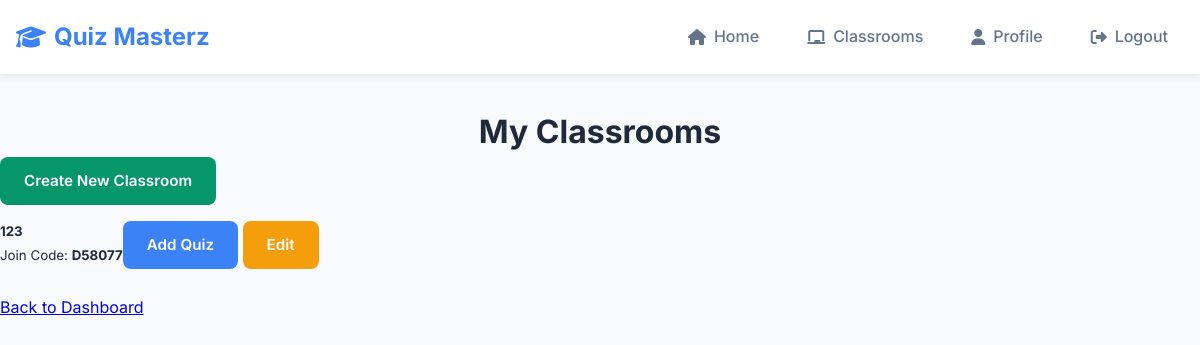
Page /teacher/classrooms (signed in) on the earlier database version.
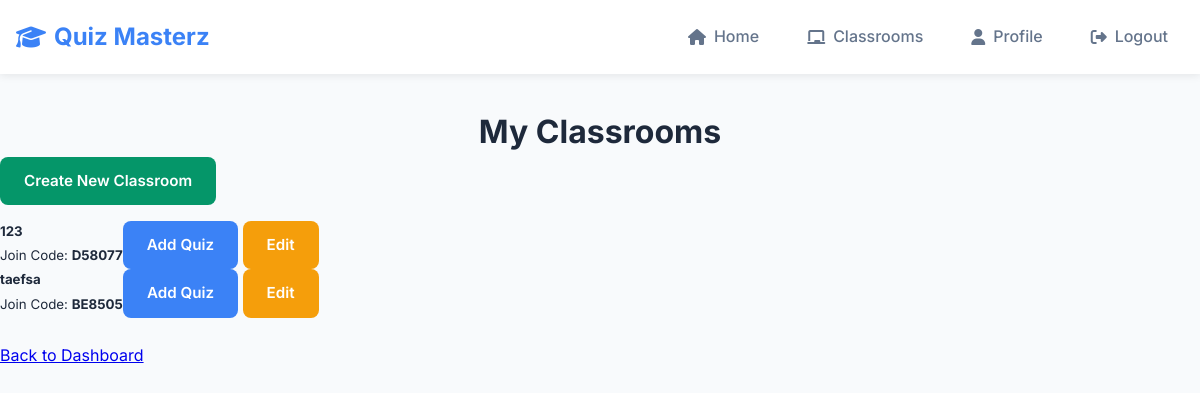
Same page on the later database version.
### website/models.py (models this page shows, shortened)
class Classroom(db.Model):
    id = db.Column(db.Integer, primary_key=True)
    name = db.Column(db.String(100), nullable=False)
    teacher_id = db.Column(db.Integer, db.ForeignKey('user.id'), nullable=False)
    join_code = db.Column(db.String(8), unique=True, nullable=False)
    quizzes = db.relationship('Quiz', secondary=classroom_quizzes,
                              backref=db.backref('classrooms_assigned_to', lazy='dynamic'),
                              lazy='dynamic')
    quiz_attempts = db.relationship('StudentQuizAttempt', backref='classroom', lazy='dynamic') # Added

### website/views.py (the view)
@views.route('/teacher/classrooms', methods=['GET'])
@login_required
def teacher_classrooms():
    if current_user.role != 'teacher':
        flash('Access denied.', category='error')
        return redirect(url_for('views.home'))
    classrooms = Classroom.query.filter_by(teacher_id=current_user.id).all()
    return render_template("teacher_classrooms.html", user=current_user, classrooms=classrooms)

### website/__init__.py (called while the page is built)
def create_app():
    app = Flask(__name__)
    app.config['SECRET_KEY'] = 'hjshjhdjah kjshkjdhjs'
    app.config['SQLALCHEMY_DATABASE_URI'] = f'sqlite:///{DB_NAME}'
    db.init_app(app)
    migrate.init_app(app, db)
    from .views import views
    from .auth import auth
    app.register_blueprint(views, url_prefix='/')
    app.register_blueprint(auth, url_prefix='/')
    from .models import User
    with app.app_context():
        db.create_all()
    login_manager = LoginManager()
    login_manager.login_view = 'auth.login'
    login_manager.init_app(app)
    @login_manager.user_loader
    def load_user(id):
        return User.query.get(int(id))
    return app

### website/templates/teacher_classrooms.html (shortened to what this page needs)
{% extends "base.html" %}
{% block content %}
<h1 align="center">My Classrooms</h1>
<div class="mb-3">
    <a href="{{ url_for('views.create_classroom') }}" class="btn btn-success">Create New Classroom</a>
</div>
{% if classrooms %}
    <ul class="list-group">
        {% for classroom in classrooms %}
            <li class="list-group-item d-flex justify-content-between align-items-center">
                <div>
                    <h5>{{ classroom.name }}</h5>
                    <small>Join Code: <strong>{{ classroom.join_code }}</strong></small>
                </div>
                <div>
                    <a href="{{ url_for('views.add_quiz_to_classroom', classroom_id=classroom.id) }}" class="btn btn-sm btn-primary">Add Quiz</a>
                    <a href="{{ url_for('views.edit_classroom', classroom_id=classroom.id) }}" class="btn btn-sm btn-warning">Edit</a>
                </div>
            </li>
        {% endfor %}
    </ul>
{% else %}
    <p>You haven't created any classrooms yet.</p>
{% endif %}
<br />
<p><a href="{{ url_for('views.home') }}">Back to Dashboard</a></p>
{% endblock %}

### website/templates/base.html (shortened to what this page needs)
<!DOCTYPE html>
<html lang="en">
<head>
    <link rel="stylesheet" type="text/css" href="{{ url_for('static', filename='css/style.css') }}">
    <link rel="stylesheet" type="text/css" href="{{ url_for('static', filename='css/components.css') }}">
    <link rel="stylesheet" type="text/css" href="{{ url_for('static', filename='css/forms.css') }}">
    <link rel="stylesheet" type="text/css" href="{{ url_for('static', filename='css/utilities.css') }}">
    <link rel="stylesheet" href="https://cdnjs.cloudflare.com/ajax/libs/font-awesome/6.4.0/css/all.min.css">
</head>
<body>
    <nav class="navbar">
        <div class="nav-container">
            <a href="/" class="nav-brand">
                <i class="fas fa-graduation-cap"></i> Quiz Masterz
            </a>
            <div class="nav-links">
                {% if user.is_authenticated %}
                    <a href="/" class="nav-link">
                        <i class="fas fa-home"></i> Home
                    </a>                    {% if user.role == 'teacher' %}
                        <a href="{{ url_for('views.teacher_classrooms') }}" class="nav-link">
                            <i class="fas fa-chalkboard"></i> Classrooms
                        </a>                    {% endif %}
                    <a href="/profile" class="nav-link">
                        <i class="fas fa-user"></i> Profile
                    </a>
                    <a href="/logout" class="nav-link">
                        <i class="fas fa-sign-out-alt"></i> Logout
                    </a>
                {% endif %}
            </div>
        </div>
    </nav>
    <main>
        {% block content %}
        {% endblock %}
    </main>
</body>
</html>

### website/static/css/style.css (style rules this page uses)
:root { --primary-color: #3b82f6; --secondary-color: #64748b; --success-color: #059669; --warning-color: #f59e0b; --danger-color: #dc2626; --background-color: #f8fafc; --surface-color: #ffffff; --text-primary: #1e293b; --text-secondary: #64748b; --border-color: #e2e8f0; --border-radius: 8px; --shadow: 0 2px 8px rgba(0,0,0,0.08); --transition: all 0.2s ease; }
* { margin: 0; padding: 0; box-sizing: border-box; }
body { font-family: 'Inter', -apple-system, BlinkMacSystemFont, 'Segoe UI', Roboto, sans-serif; line-height: 1.6; color: var(--text-primary); background-color: var(--background-color); }
.navbar { background: var(--surface-color); box-shadow: var(--shadow); position: sticky; top: 0; z-index: 100; }
.nav-container { display: flex; justify-content: space-between; align-items: center; padding: 1rem; max-width: 1200px; margin: 0 auto; }
.nav-brand { font-size: 1.5rem; font-weight: 700; color: var(--primary-color); text-decoration: none; display: flex; align-items: center; gap: 0.5rem; }
.nav-links { display: flex; gap: 1rem; align-items: center; }
.nav-link { color: var(--text-secondary); text-decoration: none; padding: 0.5rem 1rem; border-radius: var(--border-radius); transition: var(--transition); display: flex; align-items: center; gap: 0.5rem; font-weight: 500; }
main { min-height: calc(100vh - 80px); padding: 2rem 0; }
.btn { display: inline-flex; align-items: center; gap: 0.5rem; padding: 0.75rem 1.5rem; border: none; border-radius: var(--border-radius); font-weight: 600; text-decoration: none; cursor: pointer; transition: var(--transition); font-family: inherit; font-size: 0.95rem; }
.btn-primary { background-color: var(--primary-color); color: white; }
.btn-success { background-color: var(--success-color); color: white; }
.btn-warning { background-color: var(--warning-color); color: white; }

### website/static/css/utilities.css (style rules this page uses)
.mb-3 { margin-bottom: 1rem; }
.d-flex { display: flex; }

Differences in the rows shown:
added Classroom: name "taefsa", join_code "BE8505"
